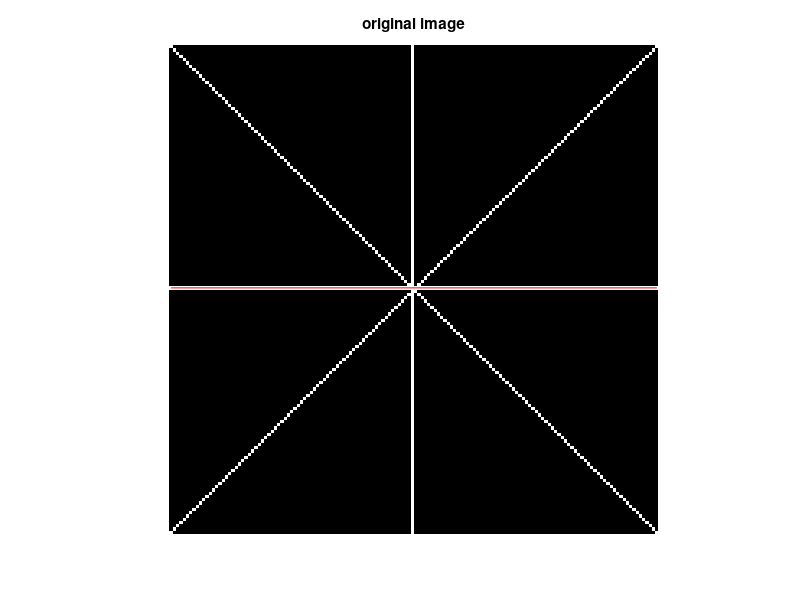
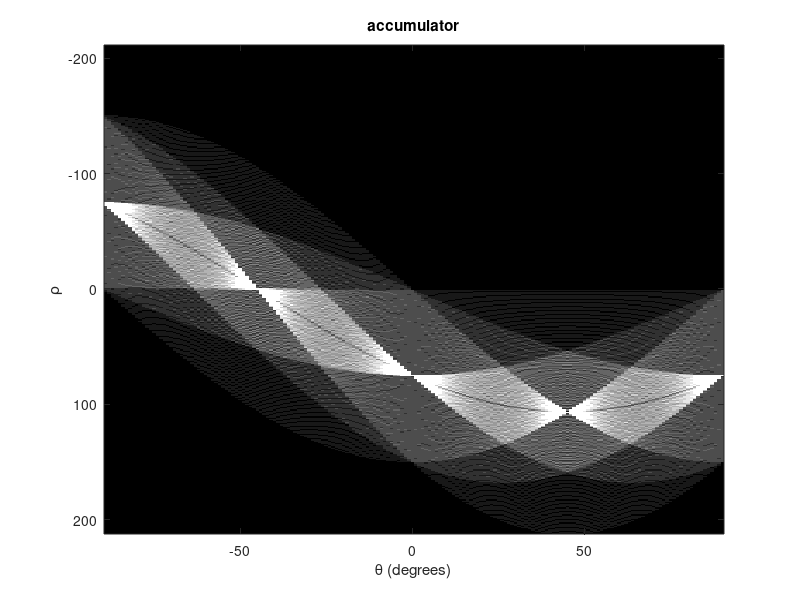
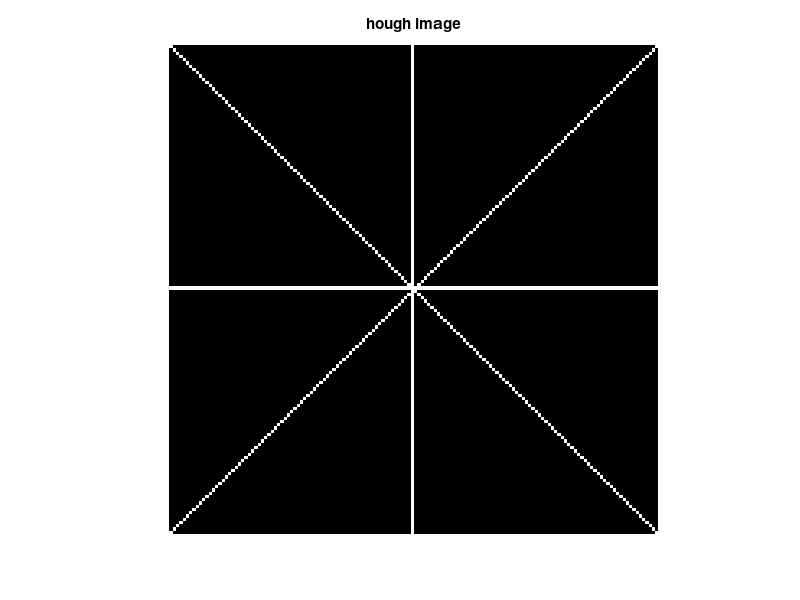

Write MATLAB code to recreate these figures, in order.
clear
clc

myimage=zeros(150,150);%demo line image
[row,col]=size(myimage);
for i=1:150%origin top left
    myimage(i,i)=1;%diagonal down %theta=-45 rho=0
    myimage(i,151-i)=1;%diagonal up %theta=45 rho=107
    myimage(75,i)=1;%horizontal %theta=90 rho=75
    myimage(i,75)=1;%vertical %theta=0 rho=75
end
figure(1)
imshow(myimage)
title('original image')
%origin at top left, rho perpendicular distnace to line from origin
rho=75;%manual check line
theta=90;
x0=1;
xend=150;
if theta==0
    line([rho rho],[1 size(myimage,1)], 'Color', 'r');
else
    y0=(rho-x0*cosd(theta))/sind(theta);
    yend=(rho-xend*cosd(theta))/sind(theta);
    line([x0 xend], [y0 yend], 'Color','r');
end

[height,width] = size(myimage);%my image size
maxdist = round(sqrt(height^2+width^2));%diagonal image distance
thetas = -90+1:1:90;%all theta range
rhos = -maxdist+1:1:maxdist;%all rho range
numthetas = length(thetas);
numrhos = length(rhos);
accumulator = zeros(numrhos,numthetas);%initialize accumulator
for y=1:height
    for x=1:width
        if myimage(y,x)>0%if edge pixel
            for k=1:numthetas%for each theta
                rho=x*cosd(thetas(k))+y*sind(thetas(k));%calc corresponding rho
                accumulator(round(rho)+maxdist,k)=accumulator(round(rho)+maxdist,k)+1;%vote
            end
        end
    end
end
figure(2)
imshow(imadjust(rescale(accumulator)),[],'XData',thetas,'YData',rhos,'InitialMagnification','fit')
xlabel('\theta (degrees)')
ylabel('\rho')
title('accumulator')
axis on
axis normal
colormap(gray)

figure(3)
houghimage=zeros(height,width);%init output image
threshold = 0.9*max(max(accumulator));%threshold
[height,width]=size(accumulator);%my accumulator size
%imshow(myimage)
count=0;
for y=1:height
    for x=1:width
        if accumulator(y,x)>threshold
            rho=rhos(y);%take out rho
            theta=thetas(x);%take out theta
            sprintf("theta %d, rho %d",theta,rho);%display theta, rho from accumulator>threshold
            count=count+1;
            x0=1;%x start
            xend=size(myimage,2);%x end
            %{
            if theta == 0%vertical line
                line([rho rho],[1 size(myimage,1)], 'Color', 'r');
            else%non vertical line
                y0=(rho-x0*cosd(theta))/sind(theta);
                yend=(rho-xend*cosd(theta))/sind(theta);
                line([x0 xend], [y0 yend], 'Color','r');
            end
            %}
            %%{
            if theta==0%for vertical line
                for idy=1:size(myimage,1)%set each y value
                    houghimage(idy,rho)=255;%at certain x value white
                end
            else %theta!=0 %for non vertical line
                for idx=x0:xend%for each x
                    idy=round((rho-idx*cosd(theta))/sind(theta));%calc corresponding y value
                    if idy>=1 && idy<=size(myimage,1)%check within height bounds
                        houghimage(idy,idx)=255;%set pixel white
                    end
                end
            end
            %}
        end
    end
end
count%display count accumulator>threshold
imshow(houghimage)
title('hough image')

%{
%from matlab
[H,theta,rho]=hough(myimage);
figure(4)
imshow(imadjust(rescale(H)),[],...
       'XData',theta,...
       'YData',rho,...
       'InitialMagnification','fit');
xlabel('\theta (degrees)')
ylabel('\rho')
axis on
axis normal 
hold on
colormap(gca,hot)

P = houghpeaks(H,5,'threshold',ceil(0.3*max(H(:))));
x = theta(P(:,2))
y = rho(P(:,1))
plot(x,y,'s','color','black');

lines = houghlines(myimage,theta,rho,P,'FillGap',5,'MinLength',7);
figure(5), imshow(myimage), hold on
max_len = 0;
for k = 1:length(lines)
   xy = [lines(k).point1; lines(k).point2];
   plot(xy(:,1),xy(:,2),'LineWidth',2,'Color','green');

   % Plot beginnings and ends of lines
   plot(xy(1,1),xy(1,2),'x','LineWidth',2,'Color','yellow');
   plot(xy(2,1),xy(2,2),'x','LineWidth',2,'Color','red');

   % Determine the endpoints of the longest line segment
   len = norm(lines(k).point1 - lines(k).point2);
   if ( len > max_len)
      max_len = len;
      xy_long = xy;
   end
end
% highlight the longest line segment
plot(xy_long(:,1),xy_long(:,2),'LineWidth',2,'Color','red');
%}
